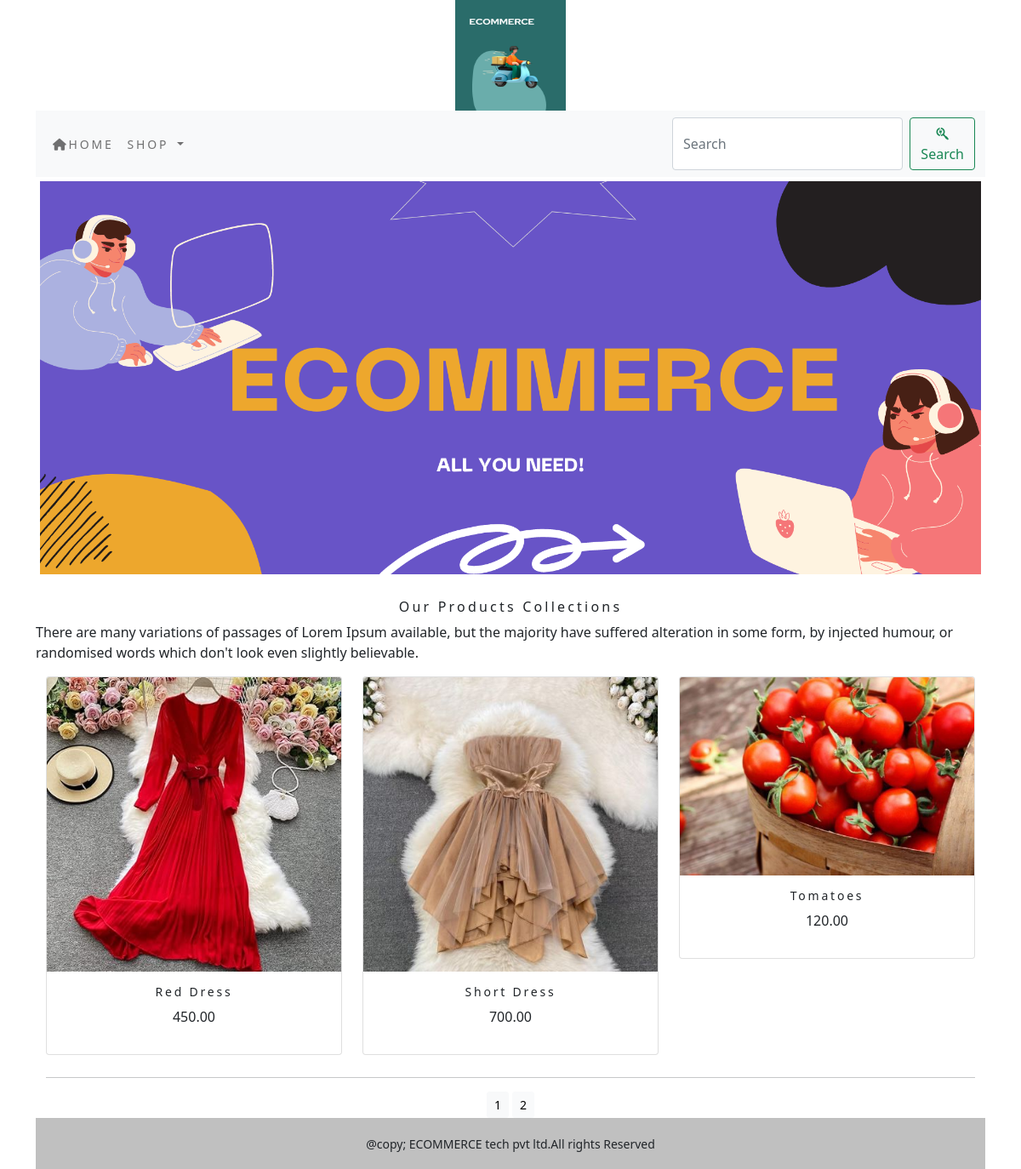
Screenshot of /shop/?page=2 with the database file from the repository.
### shop/models.py (models this page shows, shortened)
class Product(models.Model):
    name = models.CharField(max_length=250, unique=True)
    slug = models.SlugField(max_length=250, unique=True)
    description = models.TextField(blank=True)
    price=models.DecimalField(max_digits=10,decimal_places=2)
    category=models.ForeignKey(Category,on_delete=models.CASCADE)
    image=models.ImageField(upload_to='product',blank=True)
    stock=models.IntegerField()
    available=models.BooleanField(default=True)
    created=models.DateTimeField(auto_now_add=True)
    updated=models.DateTimeField(auto_now=True)
    def get_url(self):
        return reverse('shop:prodCatdetail',args=[self.category.slug,self.slug])
    class Meta:
        ordering = ('name',)
        verbose_name = 'product'
        verbose_name_plural = 'products'

### shop/views.py (the view)
# urls.py: path('',views.allProdCat,name='allProdCat'),
def allProdCat(request,c_slug=None):
    c_page = None
    products_list = None
    if c_slug != None:
        c_page=get_object_or_404(Category,slug=c_slug)
        products_list=Product.objects.all().filter(category=c_page,available=True)
    else:
        products_list = Product.objects.all().filter(available=True)
    paginator = Paginator(products_list,6)
    try:
            page=int(request.GET.get('page','1'))
    except:
            page = 1
    try:
        products=paginator.page(page)
    except(EmptyPage, InvalidPage):
            products = paginator.page(paginator.num_pages)
    return render(request, 'category.html', {'category': c_page, 'products': products})

### cart/context_processors.py (called while the page is built)
def counter(request):
    item_count=0
    if 'admin' in request.path:
        return {}
    else:
        try:
            cart=Cart.objects.filter(cart_id=_cart_id(request))
            cart_items=CartItem.objects.all().filter(cart=cart[:1])
            for cart_item in cart_items:
                item_count += cart_item.quantity
        except Cart.DoesNotExist:
            item_count = 0
    return dict(item_count=item_count)

### cart/views.py (called while the page is built)
def _cart_id(request):
    cart=request.session.session_key
    if not cart:
        cart=request.session.create()
    return cart

### shop/context_processors.py (called while the page is built)
def menu_links(request):
    links=Category.objects.all()
    return dict(links=links)

### shop/models.py (called while the page is built)
    def get_url(self):
        return reverse('shop:products_by_category',args=[self.slug])

### templates/category.html (shortened to what this page needs)
{% extends 'base.html' %}
{% load static %}
{% block content %}
<div class="mx_auto">
    {% if category %}
       <img class="my_image" src="{{category.image.url}}" alt="{{category.name}}">
</div>
  <br>
<div>
       <h1 class="text-center my_title">{{category.name}}</h1>
       <p class="text-justify">{{category.description}}</p>
</div>
    {% else %}
<div>
<img class="my_image my_image_padding" src="{% static 'img/banner.png' %}" alt="our products" width="1000px;">
</div>
<br>
<div>
    <h1 class="text-center my_title"> Our Products Collections</h1>
    <p class="text-justify">There are many variations of passages of Lorem Ipsum available, but the majority have suffered alteration in some form, by injected humour, or randomised words which don't look even slightly believable. </p>
</div>
   {% endif %}
<div class="container">
    <div class="row mx_auto">
        {% for product in products.object_list %}
        <div class="my_bottom_margin col-9 col-sm-12 col-md-4 col-lg-4">
            <div class="card text-center" style="min-width:18rem;">
                <a href="{{product.get_url}}"><img class="card-img-top my_image" src="{{product.image.url}}" alt="{{product.name}}"  width="200px;"></a>
            <div class="card-body">
                <h4>{{product.name}}</h4>
                <p>{{product.price}}</p>
            </div>
            </div>
        </div>
        {% endfor %}
    </div>
    <div class="mx-auto">
        {% if products.paginator.num_pages > 1 %}
        <hr>
        <div class="text-center">
            {% for pg in products.paginator.page_range %}
            <a href="?page={{pg}}" class="btn btn-light btn-sm {% if products.number == pg %} active {% endif %}">{{pg}}</a>
            {% endfor %}
        </div>
        {% endif %}
    </div>
</div>
{% endblock %}

### static/css/custom.css (style rules this page uses)
body { font-family: 'Roboto', sans-serif; }
.my_image { width:100%; height:auto; }
.my_title { font-size:16px; text_transform:uppercase; letter-spacing:.2em; }
.my_image_padding { padding:5px; }
.my_bottom_margin { margin-bottom:10px; }
.card-body h4 { font-size:14px; text_transform:uppercase; letter-spacing:.2em; }

### rows the page displays
Product: image (picture), name "Red Dress", price "450.00"
Product: image (picture), name "Short Dress", price "700.00"
Product: image (picture), name "Tomatoes", price "120.00"

### other values shown
{{ pg }} "1" "2"
